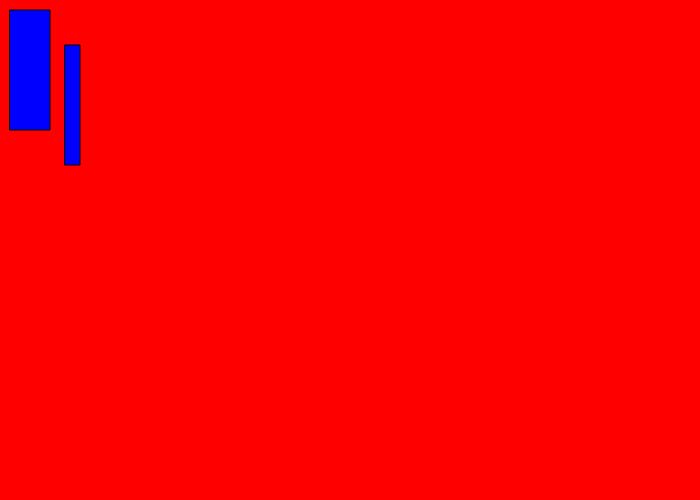
Frame 1 (no input)
Frame 60 (no input): identical to frame 1, image omitted
Frame 120 (the mouse pressed at the canvas centre since frame 60): identical to frame 1, image omitted

The p5.js sketch that drew this single still picture (run headless with seeded random() and noise() and a simulated clock; from frame 60 on, the mouse is pressed at the canvas centre):

// p5.js sketch
// ── sketch.js
function setup()
{
  //create a drawing service 700px wide, 500px tall
  createCanvas(700,500);

}

function draw()
{
  //create a background using RGB values
  background(255,0,0)

  // change the paint brush to a specific color according to RGB values
  fill(0,0,255);

  // create a rectangle at x,y coordinates 10,10 with length x height at 100 x 50
  rect(10,10,40,120);
  rect(65,45,15,120)

}
